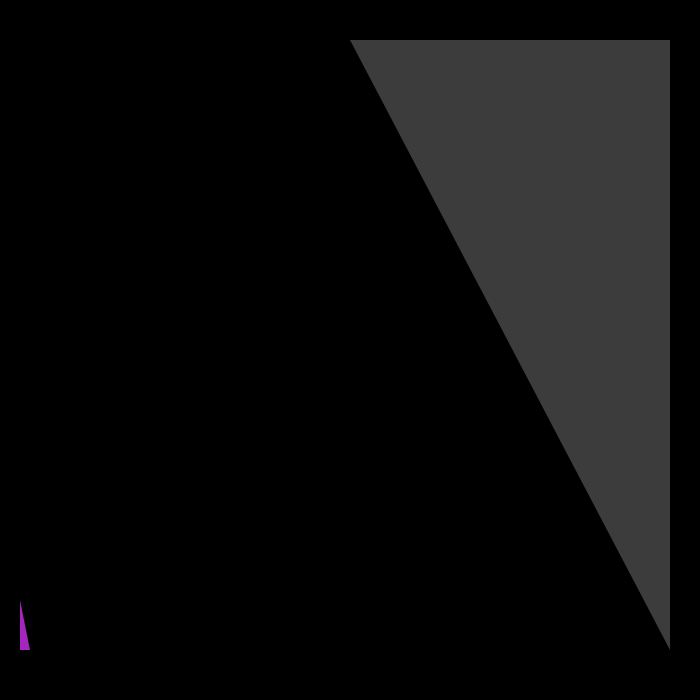
Frame 1 (no input)
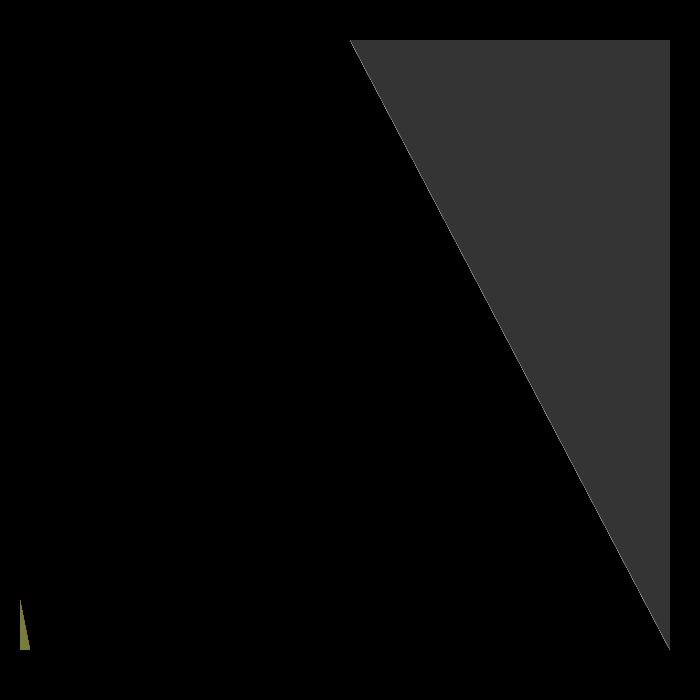
Frame 60 (the mouse pressed at the canvas centre just before this capture)
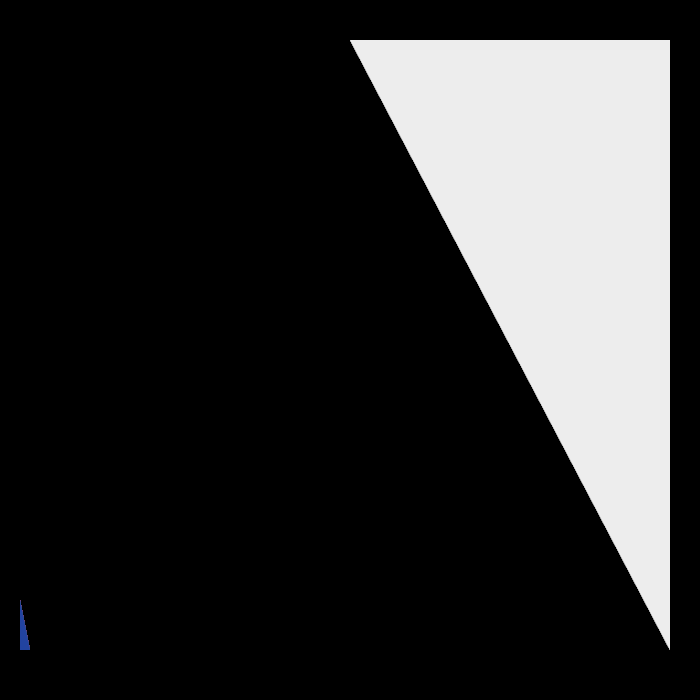
Frame 120 (the mouse held since frame 60 and released just before this capture)

The Processing sketch that drew these frames (run headless with seeded random() and noise(); from frame 60 on, the mouse is pressed at the canvas centre):

// Processing sketch: processing_22289
// ── processing_22289.pde

void setup() {
  size (700,700);
background (0);
}

void draw () {
noStroke();
fill(random(255),random(150),random(200));  
color(150,60,100);
triangle(20,600,30,650,20,650);

fill(random(255));
triangle(670,650,350,40,670,40);
}

void mouseDragged() {
  fill(random(255),random(255),random(255),75);
   triangle(mouseX+random(30),mouseY+random(30),random(40), random(40), random(40), random(40));
     fill(random(255),random(255),random(255),90);
  triangle(mouseX+random(30),mouseY+random(30),random(40), random(40), random(40), random(40));
  stroke(random(10,50),random(10,50),random(10,50),30);
  line(mouseX,mouseY+20,mouseX+50,mouseY+50);
}
